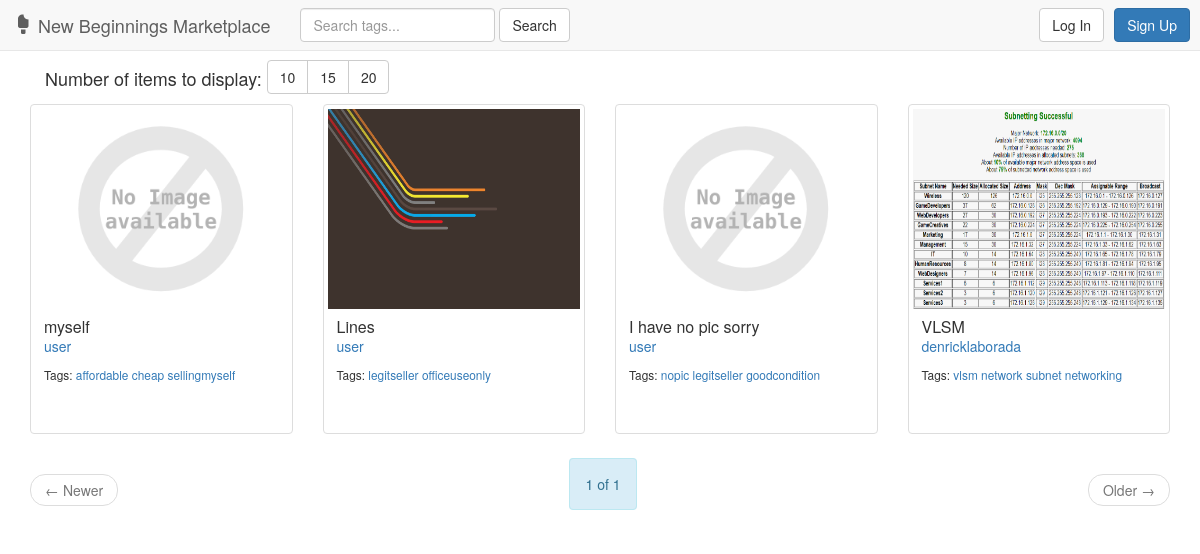
The page / on the database its author committed.
### marketplace/models.py (models this page shows, shortened)
class Post(models.Model):
    user = models.ForeignKey(User, on_delete=models.CASCADE)
    image = models.ImageField(upload_to='marketplace/static/marketplace/img/', blank=True, default='marketplace/static/marketplace/img/def/default.png')
    name = models.CharField(max_length=25)
    condition = models.CharField(max_length=50)
    quantity = models.PositiveIntegerField(default=1, validators=[MinValueValidator(1)])
    CHOICES = (
        ('Academic', 'Academic'),
        ('Office', 'Office'),
    )
    type = models.CharField(max_length=8, choices=CHOICES)
    course = models.CharField(max_length=20, blank=True)
    tags = TaggableManager(blank=True)

### marketplace/views.py (the view)
# urls.py: url(r'^$', views.index, name='index'),
def index(request):
    latest_post_list = Post.objects.all().order_by('-id')
    if request.user.is_authenticated():
        offers = Offer.objects.filter(user=request.user)
        offers2 = Offer.objects.filter(post__in=Post.objects.filter(user=request.user).order_by('-id'))
    else:
        offers = None
        offers2 = None
    search = request.GET.get('query')
    page = request.GET.get('page')
    itemnum = request.GET.get('c')
    if search:
        latest_post_list = latest_post_list.filter(tags__name__in=[search]).distinct()
    paginator = Paginator(latest_post_list, 10)
    if itemnum:
        paginator = Paginator(latest_post_list, itemnum)
    if request.method == 'POST':
        regform = RegistrationForm(request.POST)
        postform = PostForm(request.POST, request.FILES)
        if regform.is_valid():
            regform.save()
            return redirect('/')
        elif request.user.is_authenticated():
            if postform.is_valid():
                obj = postform.save(commit=False)
                obj.user = request.user
                obj.image = postform.cleaned_data['image']
                obj.save()
                postform.save_m2m()
                return redirect('/')
        else:
            postform = PostForm()
            regform = RegistrationForm()
            context = {
                'latest_post_list': latest_post_list,
                'regform': regform,
                'postform': postform,
                'offers': offers,
                'offers2': offers2,
            }
            return login(request, context, template_name='marketplace/err.html')
    else:
        postform = PostForm()
        regform = RegistrationForm()
        try:
            latest_post_list = paginator.page(page)
        except PageNotAnInteger:
            latest_post_list = paginator.page(1)
        except EmptyPage:
            latest_post_list = paginator.page(paginator.num_pages)
        context = {
            'latest_post_list': latest_post_list,
            'regform': regform,
            'postform': postform,
            'offers': offers,
            'offers2': offers2,
        }
        return render(request, 'marketplace/index.html', context)

### marketplace/forms.py (shortened to what this page needs)
class RegistrationForm(UserCreationForm):
    first_name = forms.CharField(required=True)
    last_name = forms.CharField(required=True)
    degree_or_office = forms.CharField(required=True)
    class Meta:
        model = User
        fields = (
            'username',
            'first_name',
            'last_name',
            'password1',
            'password2',
            'degree_or_office',
        )

class PostForm(forms.ModelForm):
    name = forms.CharField(required=True)
    condition = forms.CharField(required=True)
    type = forms.ChoiceField(choices=Post.CHOICES, required=True)
    quantity = forms.IntegerField(required=True, initial='1', min_value=1)
    class Meta:
        model = Post
        fields = (
            'image',
            'name',
            'condition',
            'quantity',
            'type',
            'course',
            'tags',
        )

### marketplace/templates/marketplace/index.html (shortened to what this page needs)
{% extends 'marketplace/includes/header.html' %}
{% block body %}
    <div class="container">
        {% if latest_post_list %}
            <div class="col-md-12 col-sm-12">
                <span><h4 style="display: inline;">Number of items to display: </h4></span>
                <div class="btn-group" role="group" style="margin-bottom: 10px;">
                    <button id="btn10" type="button" class="btn btn-default">10</button>
                    <button id="btn15" type="button" class="btn btn-default">15</button>
                    <button id="btn20" type="button" class="btn btn-default">20</button>
                </div>
            </div>
            <div class="row">
                {% for post in latest_post_list %}
                    <div class="col-sm-6 col-md-3">
                        <div class="thumbnail">
                            <a data-toggle="modal" data-target="#postModal{{ post.id }}" href="javascript:void(0);"><img src="{{ post.image.url }}" style="height:200px;"></a>
                            <div class="caption" style="height: 120px;">
                                <h3 class="panel-title"><a data-toggle="modal" data-target="#postModal{{ post.id }}" href="javascript:void(0);">{{ post.name }}</a></h3>
                                <p><a href="{% url 'marketplace:userdetails' post.user.id %}">
                                    {{ post.user }}
                                </a></p>
                                <p><small>Tags:
                                    {% for t in post.tags.all %}
                                        <a href="{% url 'marketplace:tagresults' t.name %}">{{ t.name }}</a>
                                    {% endfor %}
                                </small></p>
                            </div>
                        </div>
                    </div>
                {% endfor %}
            </div>
            <nav aria-label="Pagination">
                <ul class="pager">
                    {% if latest_post_list.has_previous %}
                        <li class="previous"><a href="?page={{ latest_post_list.previous_page_number }}"><span aria-hidden="true">&larr;</span> Newer</a></li>
                    {% else %}
                        <li class="previous disabled"><a><span aria-hidden="true">&larr;</span> Newer</a></li>
                    {% endif %}
                    <span class="alert alert-info">
                        {{ latest_post_list.number }} of {{ latest_post_list.paginator.num_pages }}
                    </span>
                    {% if latest_post_list.has_next %}
                        <li class="next"><a href="?page={{ latest_post_list.next_page_number }}">Older <span aria-hidden="true">&rarr;</span></a></li>
                    {% else %}
                        <li class="next disabled"><a>Older <span aria-hidden="true">&rarr;</span></a></li>
                    {% endif %}
                </ul>
            </nav>
        {% else %}
            <div class="alert-danger">No posts are available.</div>
        {% endif %}
    </div>
{% endblock %}

### rows shown on the page
Post: image (placeholder picture), name "myself", user "user"
Tag: name "affordable"
Tag: name "cheap"
Tag: name "sellingmyself"
Post: image (picture), name "Lines", user "user"
Tag: name "legitseller"
Tag: name "officeuseonly"
Post: image (placeholder picture), name "I have no pic sorry", user "user"
Tag: name "nopic"
Tag: name "goodcondition"
Post: image (picture), name "VLSM", user "denricklaborada"
Tag: name "vlsm"
Tag: name "network"
Tag: name "subnet"
Tag: name "networking"

### other values the page prints
{{ latest_post_list.number }} "1"
{{ latest_post_list.paginator.num_pages }} "1"
